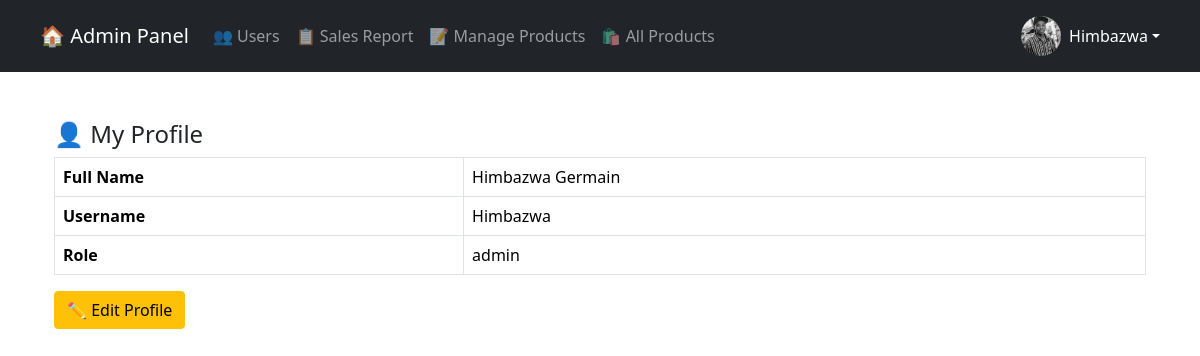
Screenshot of /admin/profile.php (signed in) with the database file from the repository.
### tables this page shows
CREATE TABLE `users` (
  `id` int(11) NOT NULL,
  `username` varchar(50) NOT NULL,
  `password` varchar(255) NOT NULL,
  `role` enum('admin','branch') NOT NULL,
  `branch_id` int(11) DEFAULT NULL,
  `status` enum('active','inactive') DEFAULT 'active',
  `full_name` varchar(100) DEFAULT NULL,
  `created_at` timestamp NOT NULL DEFAULT current_timestamp()
);

### admin/profile.php (the view, shortened to what this page needs)
<?php
require '../includes/db.php';
require_once 'navbar.php';
$user_id = $_SESSION['user_id'];
$stmt = $conn->prepare("SELECT u.*, b.name AS branch_name FROM users u LEFT JOIN branches b ON u.branch_id = b.id WHERE u.id = ?");
$stmt->execute([$user_id]);
$user = $stmt->fetch(PDO::FETCH_ASSOC);
?>
<!DOCTYPE html>
<html>
<head>
  <link href="https://cdn.jsdelivr.net/npm/bootstrap@5.3.3/dist/css/bootstrap.min.css" rel="stylesheet">
  <link rel="stylesheet" href="css/bootstrap.min.css">
</head>
<body>
<div class="container mt-5">
  <h4>👤 My Profile</h4>
  <table class="table table-bordered">
    <tr>
      <th>Full Name</th>
      <td><?= htmlspecialchars($user['full_name']) ?></td>
    </tr>
    <tr>
      <th>Username</th>
      <td><?= htmlspecialchars($user['username']) ?></td>
    </tr>
    <tr>
      <th>Role</th>
      <td><?= htmlspecialchars($user['role']) ?></td>
    </tr>
  </table>
  <a href="edit_profile.php" class="btn btn-warning">✏️ Edit Profile</a>
</div>
</body>
</html>

### rows the page displays
users: full_name "Himbazwa Germain", username "Himbazwa", role "admin"

### other values shown
$username "Himbazwa"
